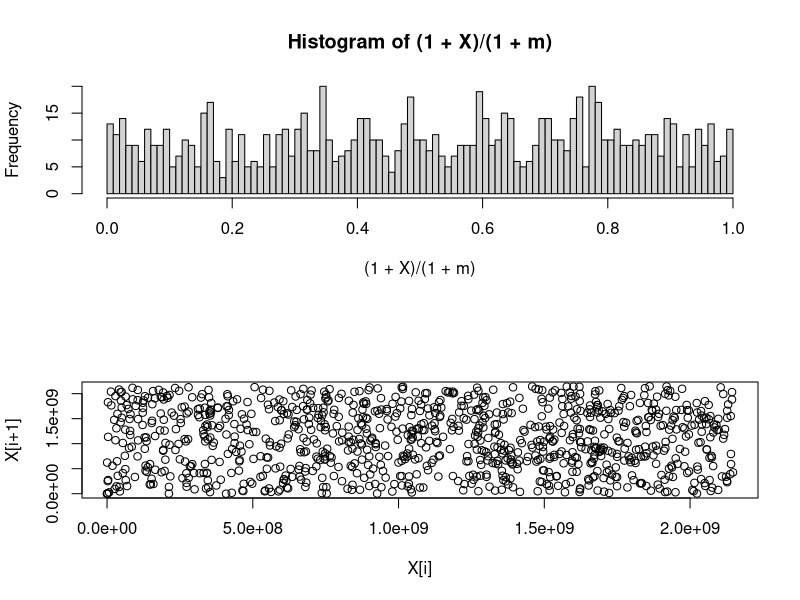

This chart was generated by the following R code:
cong.gen <- function(n, X0, A, B, m) {
  X <- rep(0, n+1)
  X[1] <- X0 %% m
  for (i in 1:n) {
    X[i+1] <- (A*X[i] + B) %% m
  }
  return(X)
}

# From Numerical Recipes in C
# A = 1664525; B = 1013904223; m = 2^32

# m = 64; A = 29; B = 17
# m = 64; A = 9; B = 1
# m = 64; A = 13; B = 0
# m = 64; A = 11; B = 0

# RANDU
m = 2^31; A = 65539; B = 0

X <- cong.gen(1000, 1, A, B, m)

par(mfrow=c(2,1))
hist((1+X)/(1+m), seq(0, 1, max(0.01, 1/(m+1))))
plot(X[1:(length(X)-1)], X[2:length(X)], xlab = "X[i]", ylab = "X[i+1]")
par(mfrow=c(1,1))
